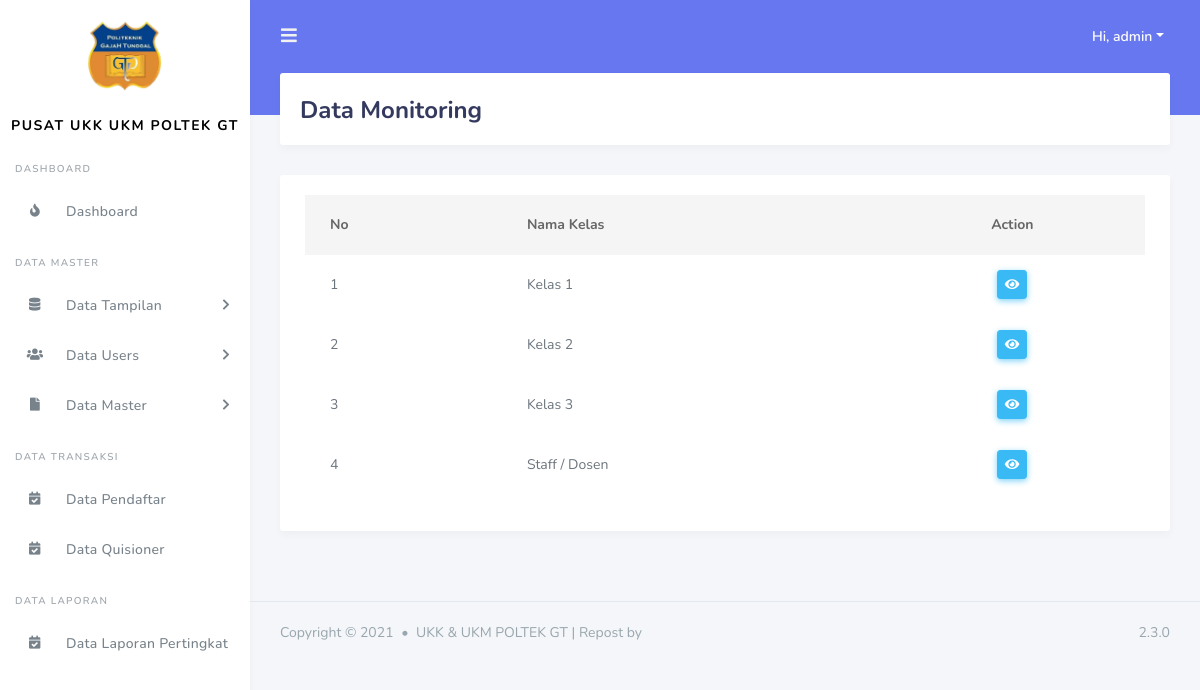
The page /admin/data_monitoring.php (signed in) on the database its author committed.
### tables this page shows
CREATE TABLE `tbl_kelas` (
  `id_kelas` int(11) NOT NULL,
  `id_kategori` int(11) NOT NULL,
  `nama_kelas` varchar(255) NOT NULL,
  `id_periode` int(11) NOT NULL,
  `id_users` int(11) NOT NULL
);

### include/koneksi.php (called while the page is built, shortened)
<?php
$base_url = "http://localhost/ukkukmpoltek/";
?>

### admin/data_monitoring.php (the view, shortened to what this page needs)
<?php
include('../include/koneksi.php');
include('../template/header.php');
include('../template/sidebar.php');
?>
<div class="main-content">
  <section class="section">
    <div class="section-header">
      <h1>Data Monitoring</h1>
    </div>
    <div class="section-body">
      <div class="card table-responsive">
        <div class="card-body ">
            <table class="table table-hover" id="data_tabel">
            <thead>
              <tr>
                <th>No</th>
                <th>Nama Kelas</th>
                <th class ="text-center">Action</th>
              </tr>
            </thead>
            <tbody>
              <?php
                    $query = "SELECT * FROM tbl_kelas tk INNER JOIN tbl_kategori tkg ON tk.id_kategori = tkg.id_kategori INNER JOIN tbl_users tu on tu.id_users = tk.id_users  where tu.status = 'aktiv'";
                    $result_tasks = mysqli_query($conn, $query);
                    $no = 1;
                    while($row = mysqli_fetch_assoc($result_tasks)) { ?>
                <tr>
                  <td><?= $no++ ?></td>
                  <td><?= $row['nama_kelas']?></td>
                  <td class ="text-center">
                    <a href="<?= $base_url ?>admin/data_detail_monitoring.php?id=<?= $row['id_kelas'] ?>" class="btn btn-info btn-sm"><i class="fas fa-eye"></i></a>
                  </td>
                </tr>
              <?php } ?>
            </tbody>
          </table>
        </div>
      </div>
    </div>
  </section>
</div>
<?php include('../template/footer.php'); ?>

### rows shown on the page
tbl_kelas: nama_kelas "Kelas 1"
tbl_kelas: nama_kelas "Kelas 2"
tbl_kelas: nama_kelas "Kelas 3"
tbl_kelas: nama_kelas "Staff / Dosen"

### other values the page prints
$_SESSION['nama_users'] "admin"
